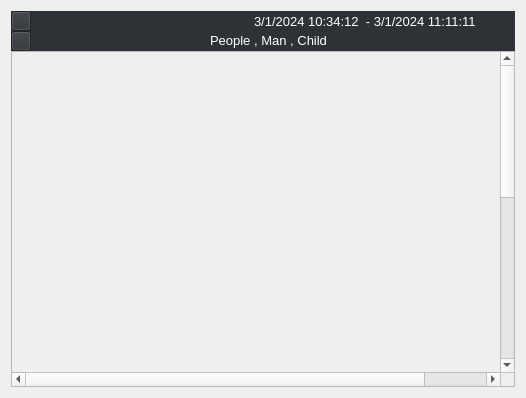
             <widget class="QWidget" name="">
              <layout class="QGridLayout" name="gridLayout_13">
               <property name="spacing">
                <number>0</number>
               </property>
               <item row="0" column="0">
                <widget class="QWidget" name="source_search_widget_4" native="true">
                 <property name="maximumSize">
                  <size>
                   <width>16777215</width>
                   <height>50</height>
                  </size>
                 </property>
                 <property name="styleSheet">
                  <string notr="true">background-color: rgb(46, 49, 54);</string>
                 </property>
                 <layout class="QGridLayout" name="gridLayout_60">
                  <property name="leftMargin">
                   <number>0</number>
                  </property>
                  <property name="topMargin">
                   <number>0</number>
                  </property>
                  <property name="rightMargin">
                   <number>9</number>
                  </property>
                  <property name="bottomMargin">
                   <number>0</number>
                  </property>
                  <property name="spacing">
                   <number>0</number>
                  </property>
                  <item row="0" column="2">
                   <widget class="QLabel" name="page_person_time_label_2">
                    <property name="maximumSize">
                     <size>
                      <width>16777215</width>
                      <height>50</height>
                     </size>
                    </property>
                    <property name="font">
                     <font>
                      <family>Arial</family>
                      <pointsize>10</pointsize>
                      <weight>50</weight>
                      <bold>false</bold>
                     </font>
                    </property>
                    <property name="styleSheet">
                     <string notr="true">color: rgb(255, 255, 255);</string>
                    </property>
                    <property name="text">
                     <string>3/1/2024 10:34:12  - 3/1/2024 11:11:11</string>
                    </property>
                   </widget>
                  </item>
                  <item row="0" column="1">
                   <spacer name="page_person_horizontalSpacer_3">
                    <property name="orientation">
                     <enum>Qt::Horizontal</enum>
                    </property>
                    <property name="sizeHint" stdset="0">
                     <size>
                      <width>40</width>
                      <height>20</height>
                     </size>
                    </property>
                   </spacer>
                  </item>
                  <item row="1" column="0">
                   <widget class="QPushButton" name="page_person_Button_fitter_2">
                    <property name="minimumSize">
                     <size>
                      <width>20</width>
                      <height>20</height>
                     </size>
                    </property>
                    <property name="maximumSize">
                     <size>
                      <width>20</width>
                      <height>20</height>
                     </size>
                    </property>
                    <property name="text">
                     <string/>
                    </property>
                    <property name="icon">
                     <iconset resource="../../icon/resource.qrc">
                      <normaloff>:/newPrefix/filter.png</normaloff>
                      <normalon>:/newPrefix/filter1.png</normalon>:/newPrefix/filter.png</iconset>
                    </property>
                    <property name="iconSize">
                     <size>
                      <width>15</width>
                      <height>15</height>
                     </size>
                    </property>
                    <property name="checkable">
                     <bool>true</bool>
                    </property>
                   </widget>
                  </item>
                  <item row="0" column="3">
                   <spacer name="page_person_horizontalSpacer_4">
                    <property name="orientation">
                     <enum>Qt::Horizontal</enum>
                    </property>
                    <property name="sizeType">
                     <enum>QSizePolicy::Preferred</enum>
                    </property>
                    <property name="sizeHint" stdset="0">
                     <size>
                      <width>30</width>
                      <height>10</height>
                     </size>
                    </property>
                   </spacer>
                  </item>
                  <item row="0" column="0">
                   <widget class="QPushButton" name="page_person_Button_2">
                    <property name="minimumSize">
                     <size>
                      <width>20</width>
                      <height>20</height>
                     </size>
                    </property>
                    <property name="maximumSize">
                     <size>
                      <width>20</width>
                      <height>20</height>
                     </size>
                    </property>
                    <property name="text">
                     <string/>
                    </property>
                    <property name="icon">
                     <iconset resource="../../icon/resource.qrc">
                      <normaloff>:/newPrefix/folder.png</normaloff>
                      <normalon>:/newPrefix/folder1.png</normalon>:/newPrefix/folder.png</iconset>
                    </property>
                    <property name="iconSize">
                     <size>
                      <width>15</width>
                      <height>15</height>
                     </size>
                    </property>
                    <property name="checkable">
                     <bool>true</bool>
                    </property>
                   </widget>
                  </item>
                  <item row="1" column="1" colspan="3">
                   <widget class="QLabel" name="page_person_text_fitter_label_3">
                    <property name="font">
                     <font>
                      <family>Arial</family>
                      <pointsize>10</pointsize>
                     </font>
                    </property>
                    <property name="styleSheet">
                     <string notr="true">color: rgb(255, 255, 255);</string>
                    </property>
                    <property name="text">
                     <string>&lt;html&gt;&lt;head/&gt;&lt;body&gt;&lt;p align=&quot;center&quot;&gt; People , Man , Child&lt;/p&gt;&lt;/body&gt;&lt;/html&gt;</string>
                    </property>
                    <property name="textFormat">
                     <enum>Qt::AutoText</enum>
                    </property>
                    <property name="scaledContents">
                     <bool>true</bool>
                    </property>
                    <property name="wordWrap">
                     <bool>true</bool>
                    </property>
                   </widget>
                  </item>
                 </layout>
                </widget>
               </item>
               <item row="1" column="0">
                <widget class="QScrollArea" name="scrollArea_22">
                 <widget class="QWidget" name="scrollAreaWidgetContents_32">
                  <property name="geometry">
                   <rect>
                    <x>0</x>
                    <y>0</y>
                    <width>563</width>
                    <height>711</height>
                   </rect>
                  </property>
                 </widget>
                </widget>
               </item>
              </layout>
             </widget>
